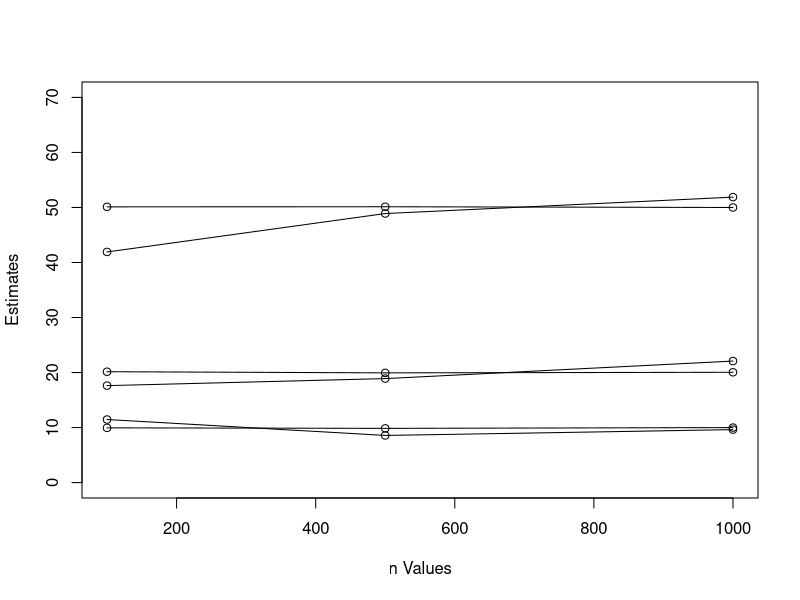
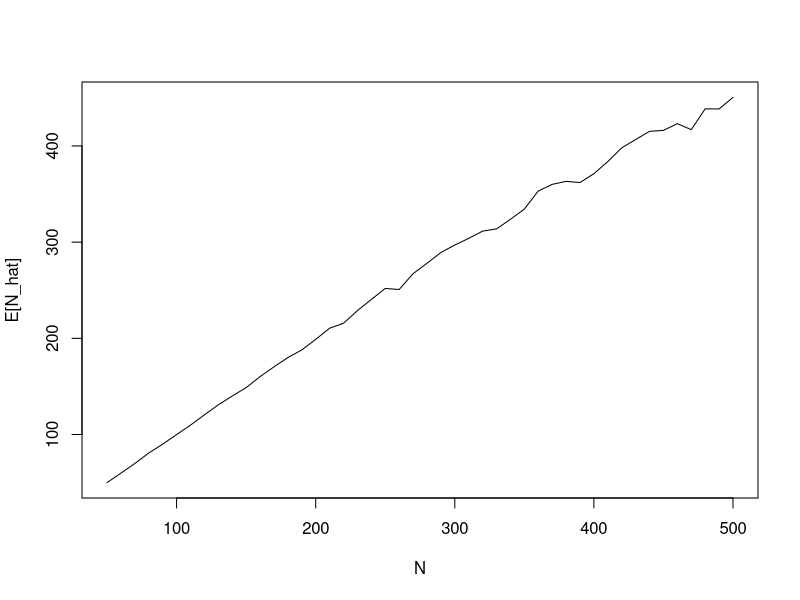
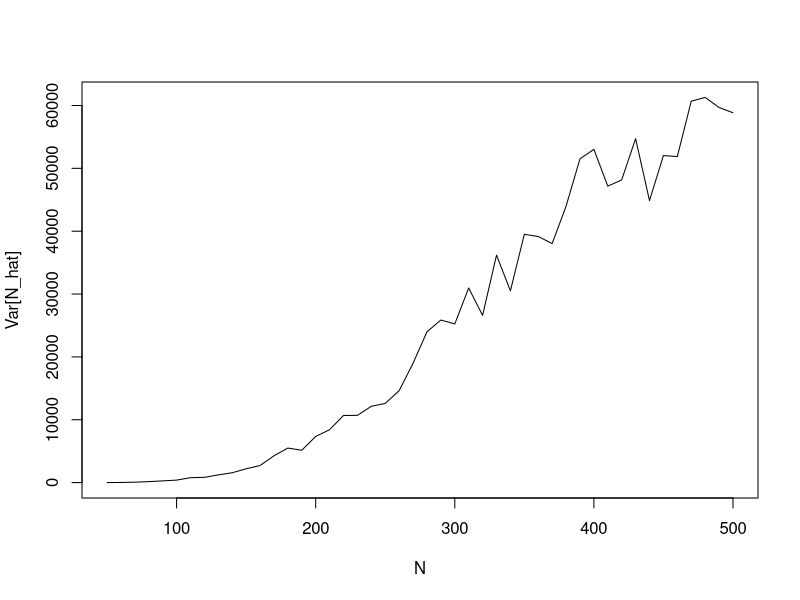

Here is the R script that generated these plots, in order:
## ---- chunk 1
set.seed(2024)
## ---- chunk 2
lambda_values= c(10, 20, 50) 
n_values= c(100, 500, 1000)
plot(n_values, c(0, 0, 0), type= "n", ylim= c(0,70), 
     xlab= "n Values", ylab= "Estimates")
mean_lambda= c(); variance_lambda= c(); index= 1
for (lambda in lambda_values) {
  for(n in n_values) {
    sample= rpois(n, lambda)
    mean_lambda[index]= mean(sample)
    variance_lambda[index]= var(sample)
    index= index +1
  }
  points(n_values, mean_lambda, type = "o")
  points(n_values, variance_lambda, type = "o")
  index= 1
}
## ---- chunk 3
f= function(x) {
  (16 +sin(x)) /(x^2 +4) #Defining the function
}
I= function(n) {
  sample= runif(n, 0, 7) #Generates n samples X1,X2, . . . ,Xn of Uniform (0, 7)
  mean(f(sample)) #Computes In= 1/n[\sum_{i=1}^n f(Xi)]
}
sum= 0
for(x in 1:100) #Simulating 100 samples of In
  sum= sum +I(50)/100 #n = 50, Computes mean and adds to sum
print(paste("Estimated area = ", 7 *sum)) #sum*(b-a)= sum*(7)= \int_0^7f(x)dx
## ---- chunk 4
i= integrate(f, 0, 7) #Calculates \int_0^7f(x)dx
print(paste("Value of the integral = ", i$value))
print(paste("Actual integral - Approx integral = ", i$value -7*sum))
## ---- chunk 5
#Generating 100 samples of hyp(100,50,20)
rhyper(nn= 100, m= 50, n= 50, k= 20) 
## ---- chunk 6
Nhat= function(N){
sample= rhyper(1000, 50, N-50, 20) #Generating 1000 samples of hyp(N,50,20)
(51 *21)/ (sample +1) -1 #estimation of N_hat
}
for(N in c(100, 200, 300, 400, 500)) {
vl= Nhat(N) #samples values for N= 100, 200, 300, 400
print(paste("N = ",N))
print(paste("E[N_hat] = ", mean(vl))) #Estimates E[N_hat]
print(paste("Var[N_hat] = ", var(vl))) #Estimates Var[N_hat]
}
## ---- chunk 7
values= seq(50,500,10)
mean= c(); variance= c(); index= 1;
for(N in values){
  mean[index]= mean(Nhat(N)) #Stores E[N_hat] for each N
  variance[index]= var(Nhat(N)) #stores Var[N_hat] for each N
  index= index +1
}
plot(values, mean, type= "l", 
     xlab= "N", ylab= "E[N_hat]") #plots E[N_hat] w.r.t. N 
## ---- chunk 8
plot(values, variance, type="l",
     xlab= "N", ylab= "Var[N_hat]") #plots Var[N_hat] w.r.t. N
